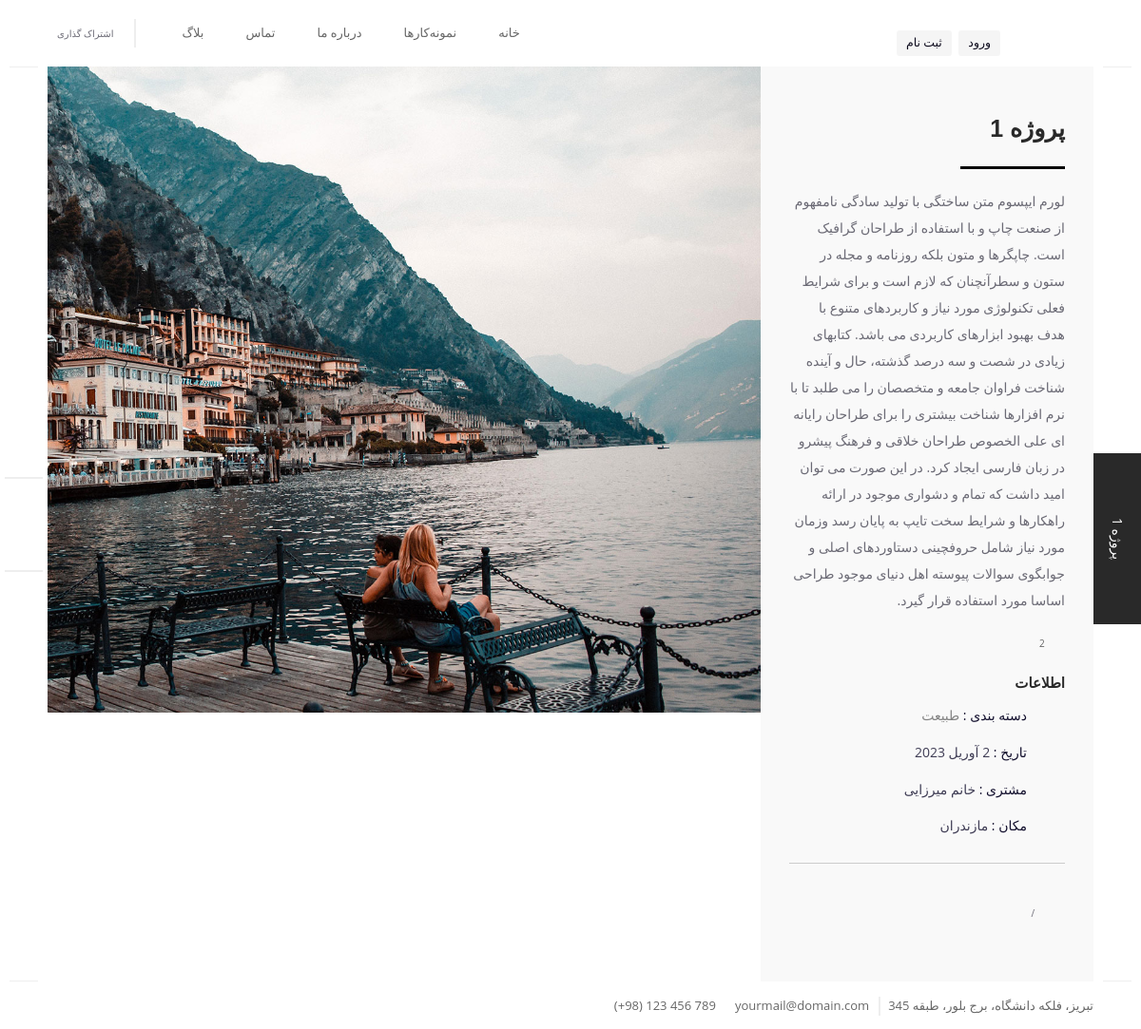
The app's page /gallery/detail/1 with its own data.
### projects/models.py (models this page shows, shortened)
class Project(models.Model):
    title = models.CharField(max_length=300, verbose_name='عنوان')
    info = models.TextField(verbose_name="توضیحات")
    photographer = models.ForeignKey(User, on_delete=models.SET_NULL, related_name='projects', null=True,
                                     verbose_name="عکاس")
    category = models.ForeignKey(Category, on_delete=models.SET_NULL, related_name='projects', null=True,
                                 verbose_name="دسته بندی")
    location = models.CharField(max_length=500, null=True, blank=True, verbose_name="مکان")
    customer = models.CharField(max_length=500, null=True, blank=True, verbose_name="مشتری")
    date = models.DateField(blank=True, null=True, verbose_name="تاریخ")
    add_time = models.DateField(auto_now_add=True)
    class Meta:
        ordering = ('-add_time',)
        verbose_name = 'پروژه'
        verbose_name_plural = 'پروژه ها'

class Category(models.Model):
    title = models.CharField(max_length=300)
    class Meta:
        verbose_name = 'دسته بندی'
        verbose_name_plural = 'دسته بندی ها'

### projects_media/models.py (models this page shows, shortened)
class Image(models.Model):
    project = models.ForeignKey(Project, on_delete=models.CASCADE, related_name='images', verbose_name='پروژه')
    image = models.ImageField(upload_to='image/projects')
    class Meta:
        verbose_name = 'عکس'
        verbose_name_plural = 'عکس ها'

### projects/views.py (the view)
# urls.py: path('detail/<int:pk>', views.ProjectDetailView.as_view(), name='projects_detail'),
class ProjectDetailView(DetailView):
    model = Project
    def get_context_data(self, **kwargs):
        context = super(ProjectDetailView, self).get_context_data()
        context['projects_pics'] = self.object.images.all()
        context['project_videos'] = self.object.videos.all()
        if self.request.user.is_authenticated:
            if self.request.user.likes.filter(project_id=self.object.id).exists():
                context['is_liked'] = True
            else:
                context['is_liked'] = False
        return context

### blog/context_processors.py (called while the page is built)
def new_articles(request):
    categories = models.BlogCategory.objects.all()
    new_articles = models.Article.objects.all()[:4]
    return {
        'new_articles':new_articles,
        'categories':categories
    }

### projects/templates/projects/project_detail.html (shortened to what this page needs)
{% extends 'base.html' %}
{% load static %}
{% block content %}
    <div id="wrapper">
        <div class="content-holder elem scale-bg2 transition3">
            <div class="fixed-title"><span>{{ project.title }}</span></div>
            <div class="content full-height">
                <div class="fixed-info-container">
                    <h3>{{ project.title }}</h3>
                    <div class="separator"></div>
                    <div class="clearfix"></div>
                    <p>{{ project.info }}</p>
                    <div>
                        <div style="float: right">
                            {% if request.user.is_authenticated %}
                                {% if is_liked %}
                                    <a onclick="like({{ project.id }})"><i id="heart" class="fa fa-heart"
                                                                           style="font-size: x-large; color: red;"></i>
                                        <span
                                                id="count">{{ project.likes.all.count }}</span></a>
                                {% else %}
                                    <a onclick="like({{ project.id }})"><i id="heart" class="fa fa-heart-o"
                                                                           style="font-size: x-large; color: red;"></i>
                                        <span
                                                id="count">{{ project.likes.all.count }}</span></a>
                                {% endif %}
                            {% else %}
                                <a href="{% url 'account:login' %}"><i class="fa fa-heart-o"
                                                                       style="font-size: x-large; color: red;"> </i>
                                    <span id="count">{{ project.likes.all.count }}</span></a>
                            {% endif %}
                        </div>
                    </div>
                    <h4>اطلاعات</h4>
                    <ul class="project-details">
                        <li>
                            <i class="fa fa-bicycle"></i>
                            <div class="pd-holder">
                                <h5>دسته بندی : <a
                                        href="{% url 'projects:projects_list' %}?category={{ project.category.title }}">{{ project.category.title }} </a>
                                </h5>
                            </div>
                        </li>
                        {% if project.date %}
                            <li>
                                <i class="fa fa-calendar"></i>
                                <div class="pd-holder">
                                    <h5>تاریخ : <a>{{ project.date }}</a></h5>
                                </div>
                            </li>
                        {% endif %}
                        {% if project.customer %}
                            <li>
                                <i class="fa fa-paw"></i>
                                <div class="pd-holder">
                                    <h5>مشتری : <a>{{ project.customer }}</a></h5>
                                </div>
                            </li>
                        {% endif %}
                        {% if project.location %}
                            <li>
                                <i class="fa fa-map-o"></i>
                                <div class="pd-holder">
                                    <h5>مکان : <a>{{ project.location }}</a></h5>
                                </div>
                            </li>
                        {% endif %}
                    </ul>
                    <div class="content-nav">
                        <ul>
                            {% if project.get_next_by_add_time.id %}
                                <li><a href="{% url 'projects:projects_detail' project.get_next_by_add_time.id %}"><i
                                        class="fa fa-long-arrow-right"></i></a></li>
                            {% endif %}
                            <li><span>/</span></li>
                        </ul>
                        <div class="p-all">
                            <a href="{% url 'projects:projects_list' %}"><i class="fa fa-th-large"></i></a>
                        </div>
                    </div>
                </div>
                <div class="resize-carousel-holder vis-info">
                    <div id="gallery_horizontal" class="gallery_horizontal owl_carousel demo-gallery">
                        {% for pic in projects_pics %}
                            <div class="horizontal_item">
                                <img src="{{ pic.image.url }}" alt="">
                            </div>
                        {% endfor %}
                    </div>
                    <div class="customNavigation">
                        <a class="next-slide transition"><i class="fa fa-angle-left"></i></a>
                        <a class="prev-slide transition"><i class="fa fa-angle-right"></i></a>
                    </div>
                </div>
            </div>
        </div>
    </div>
    <div class="left-decor"></div>
    <div class="right-decor"></div>
{% endblock %}

### projects/templates/projects/project_detail.html (style rules this page uses)
a { color: #666; }

### records on screen
Project: title "پروژه 1", info "لورم ایپسوم متن ساختگی با تولید سادگی نامفهوم از صنعت چاپ و با استفاده از طراحان گرافیک است. چاپگرها و متون بلکه روزنامه و مجله در ستون و سطرآنچنان که لازم است و برای شرایط فعلی تکنولوژی مورد نیاز و کاربردهای متنوع با هدف بهبود ابزارهای کاربردی می باشد. کتابهای زیادی در شصت و سه درصد گذشته، حال و آینده شناخت فراوان جامعه و متخصصان را می طلبد تا با نرم افزارها شناخت بیشتری را برای طراحان رایانه ای علی الخصوص طراحان خلاقی و فرهنگ پیشرو در زبان فارسی ایجاد کرد. در این صورت می توان امید داشت که تمام و دشواری موجود در ارائه راهکارها و شرایط سخت تایپ به پایان رسد وزمان مورد نیاز شامل حروفچینی دستاوردهای اصلی و جوابگوی سوالات پیوسته اهل دنیای موجود طراحی اساسا مورد استفاده قرار گیرد.", likes.all.count "2", category "طبیعت", date "2 آوریل 2023", customer "خانم میرزایی", location "مازندران"
Image: image (picture)
